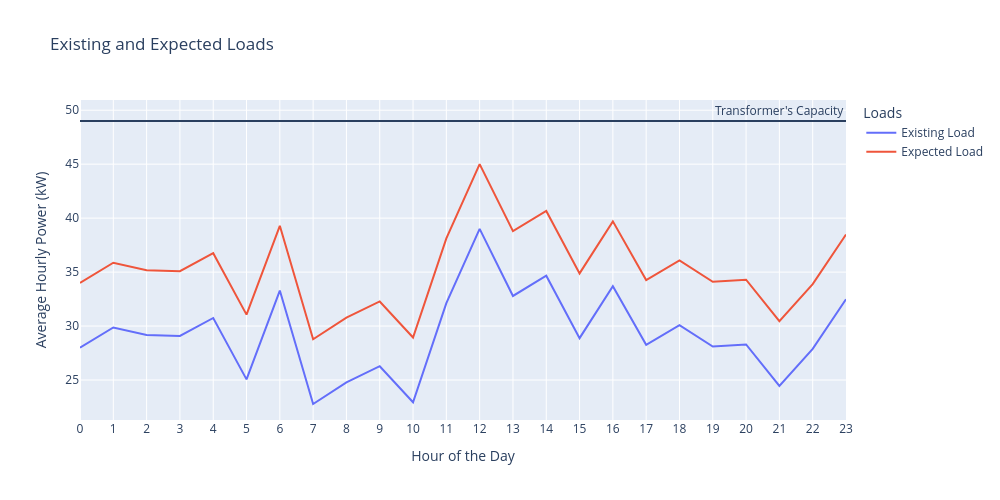

Write notebook code for a chart like this one.
### Code cell
# Rearrange the data frame to a format with an identifier variable and measured variables. This will allow for simple plotting.
peak_date_ts_for_plot = peak_date_ts.rename(
    columns={
        "power_kW": "Existing Load",
        "power_kW_with_additional_load": "Expected Load",
    }
)
peak_date_ts_for_plot = pd.melt(
    peak_date_ts_for_plot,
    id_vars=["timestamp"],
    value_vars=["Existing Load", "Expected Load"],
    var_name="Loads",
    value_name="Average Hourly Power (kW)",
)

# Plot the existing load, future load, and transformer's capacity during the day when maximum load occurs.
fig = px.line(
    peak_date_ts_for_plot,
    x=peak_date_ts_for_plot["timestamp"].dt.hour,
    y="Average Hourly Power (kW)",
    color="Loads",
    title="Existing and Expected Loads",
    labels={"x": "Hour of the Day"},
)
fig.add_hline(
    y=peak_date_ts["capacity_kW"].unique()[0], annotation_text="Transformer's Capacity"
)

fig.update_layout(height=500, width=1000)
fig.update_xaxes(dtick=1)
fig.show()

### Figure 1 — Plotly figure (JSON) as saved in the notebook; plotly's stock layout.template omitted (floating-point values rounded to 4 significant figures)
{"data": [{"hovertemplate": "Loads=Existing Load<br>Hour of the Day=%{x}<br>Average Hourly Power (kW)=%{y}<extra></extra>", "legendgroup": "Existing Load", "line": {"color": "#636efa", "dash": "solid"}, "marker": {"symbol": "circle"}, "mode": "lines", "name": "Existing Load", "orientation": "v", "showlegend": true, "type": "scatter", "x": [0, 1, 2, 3, 4, 5, 6, 7, 8, 9, 10, 11, 12, 13, 14, 15, 16, 17, 18, 19, 20, 21, 22, 23], "xaxis": "x", "y": [27.99, 29.87, 29.18, 29.09, 30.75, 25.06, 33.29, 22.78, 24.78, 26.28, 22.94, 32.13, 39.01, 32.79, 34.67, 28.88, 33.7, 28.26, 30.09, 28.1, 28.3, 24.45, 27.89, 32.48], "yaxis": "y"}, {"hovertemplate": "Loads=Expected Load<br>Hour of the Day=%{x}<br>Average Hourly Power (kW)=%{y}<extra></extra>", "legendgroup": "Expected Load", "line": {"color": "#EF553B", "dash": "solid"}, "marker": {"symbol": "circle"}, "mode": "lines", "name": "Expected Load", "orientation": "v", "showlegend": true, "type": "scatter", "x": [0, 1, 2, 3, 4, 5, 6, 7, 8, 9, 10, 11, 12, 13, 14, 15, 16, 17, 18, 19, 20, 21, 22, 23], "xaxis": "x", "y": [33.99, 35.87, 35.18, 35.09, 36.75, 31.06, 39.29, 28.78, 30.78, 32.28, 28.94, 38.13, 45.01, 38.79, 40.67, 34.88, 39.7, 34.26, 36.09, 34.1, 34.3, 30.45, 33.89, 38.48], "yaxis": "y"}], "layout": {"annotations": [{"showarrow": false, "text": "Transformer's Capacity", "x": 1, "xanchor": "right", "xref": "x domain", "y": 49.0, "yanchor": "bottom", "yref": "y"}], "height": 500, "legend": {"title": {"text": "Loads"}, "tracegroupgap": 0}, "shapes": [{"type": "line", "x0": 0, "x1": 1, "xref": "x domain", "y0": 49.0, "y1": 49.0, "yref": "y"}], "title": {"text": "Existing and Expected Loads"}, "width": 1000, "xaxis": {"anchor": "y", "domain": [0.0, 1.0], "dtick": 1, "title": {"text": "Hour of the Day"}}, "yaxis": {"anchor": "x", "domain": [0.0, 1.0], "title": {"text": "Average Hourly Power (kW)"}}}}
